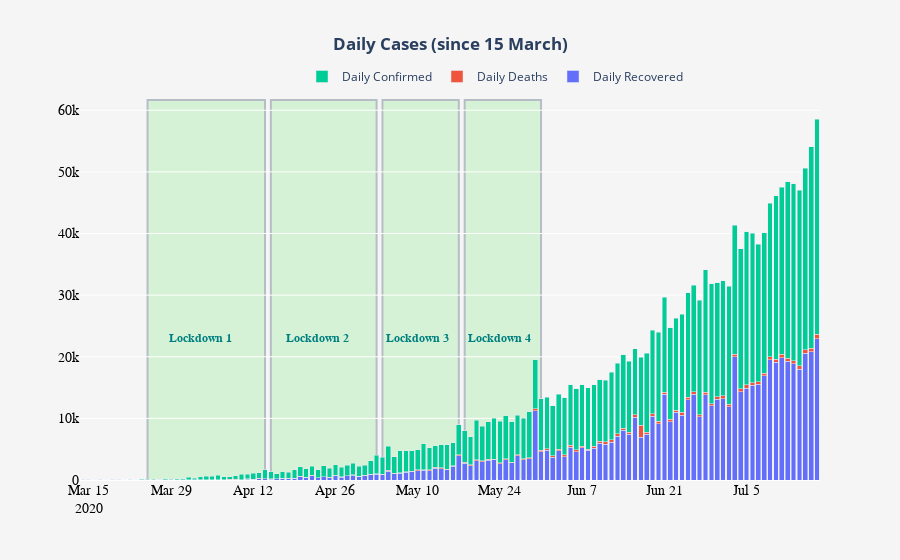

The code cell stored with this chart in its notebook:
### Markdown cell above
<h3>Daily New Cases of Covid 19 <h3>

### Code cell
fig = go.Figure(go.Bar(x= df2.date, y= df2.new_cured, name='Daily Recovered'))
fig.add_trace(go.Bar(x=df2.date, y= df2.new_deaths, name='Daily Deaths'))
fig.add_trace(go.Bar(x=df2.date, y= df2.new_confirmed, name='Daily Confirmed'))
fig.update_xaxes(tickfont=dict(family='Rockwell', color='black', size=14))
fig.update_yaxes(tickfont=dict(family='Rockwell', color='black', size=14))
fig.add_annotation(
            x= "2020-04-03",
            y=23000,
           text="<b>Lockdown 1<b>",showarrow= False,font=dict(
            family="Courier New, monospace",
            size=12,
            color="teal"
            ),
        align="center",)
fig.add_annotation(
            x= "2020-04-23",
            y=23000,
            text="<b>Lockdown 2<b>",showarrow= False,font=dict(
            family="Courier New, monospace",
            size=12,
            color="teal"
            ),
        align="center",)
fig.add_annotation(
            x="2020-05-10",
            y=23000,
           text="<b>Lockdown 3<b>",showarrow= False,font=dict(
            family="Courier New, monospace",
            size=12,
            color="teal"
            ),
        align="center",)
fig.add_annotation(
            x= "2020-05-24",
            y=23000,
            text="<b>Lockdown 4<b>",showarrow= False,font=dict(
            family="Courier New, monospace",
            size=12,
            color="teal"
            ),
        align="center",)

fig.update_layout(barmode='stack', 
                  xaxis={'categoryorder':'total descending'},
                 title_text='<b>Daily Cases (since 15 March)<b>',
                  title_x=0.5,legend_orientation="h",legend=dict(x= 0.3, y=1.1),
                 paper_bgcolor='whitesmoke',
                 plot_bgcolor = "whitesmoke",
                  shapes=[
        
        dict(
            type="rect",
            # x-reference is assigned to the x-values
            xref="x",
            # y-reference is assigned to the plot paper [0,1]
            yref="paper",
            x0="2020-03-25",
            y0=0,
            x1="2020-04-14",
            y1=1,
            fillcolor="Lightgreen",
            opacity=0.3,
            layer="below",
            line_width=2,
        ),
        
        dict(
            type="rect",
            xref="x",
            yref="paper",
            x0="2020-04-15",
            y0=0,
            x1="2020-05-03",
            y1=1,
            fillcolor="Lightgreen",
            opacity=0.3,
            layer="below",
            line_width=2,
        ),
        dict(
            type="rect",
            xref="x",
            yref="paper",
            x0="2020-05-04",
            y0=0,
            x1="2020-05-17",
            y1=1,
            fillcolor="Lightgreen",
            opacity=0.3,
            layer="below",
            line_width=2,
        ),
        dict(
            type="rect",
            xref="x",
            yref="paper",
            x0="2020-05-18",
            y0=0,
            x1="2020-05-31",
            y1=1,
            fillcolor="Lightgreen",
            opacity=0.3,
            layer="below",
            line_width=2,
        )
        
        
        
    ]
)
fig.show()
